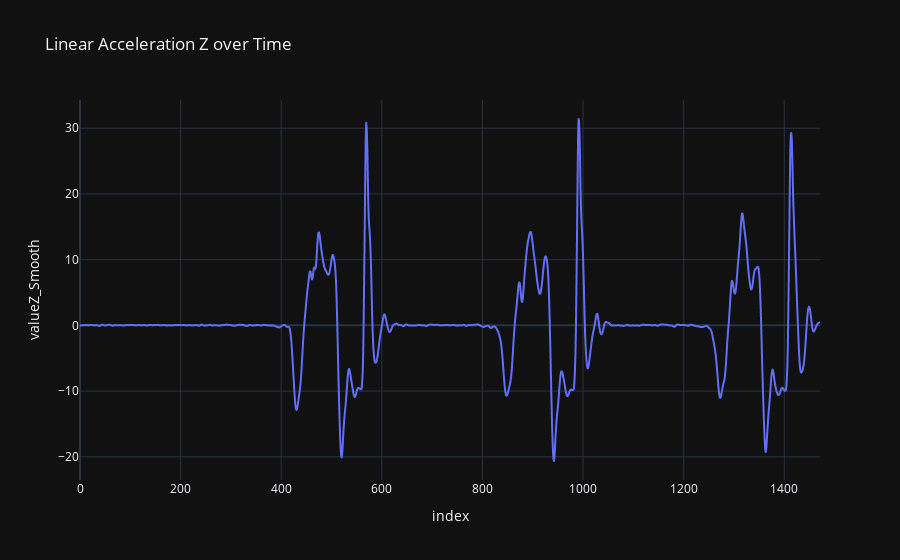

The code cell stored with this chart in its notebook:
### Markdown cell above
# Show signals

### Code cell
fig = px.line(df, y='valueZ_Smooth', title='Linear Acceleration Z over Time')
fig.show()

### Figure 1 — Plotly figure (JSON) as saved in the notebook; plotly's stock layout.template omitted (floating-point values rounded to 4 significant figures; data arrays with more than 128 entries replaced by an {"elided": "..."} marker saying what was removed)
{"data": [{"hovertemplate": "index=%{x}<br>valueZ_Smooth=%{y}<extra></extra>", "legendgroup": "", "line": {"color": "#636efa", "dash": "solid"}, "marker": {"symbol": "circle"}, "mode": "lines", "name": "", "showlegend": false, "x": {"elided": "1472 int values"}, "xaxis": "x", "y": {"elided": "1472 float values"}, "yaxis": "y", "type": "scattergl"}], "layout": {"xaxis": {"anchor": "y", "domain": [0.0, 1.0], "title": {"text": "index"}}, "yaxis": {"anchor": "x", "domain": [0.0, 1.0], "title": {"text": "valueZ_Smooth"}}, "legend": {"tracegroupgap": 0}, "title": {"text": "Linear Acceleration Z over Time"}}}
